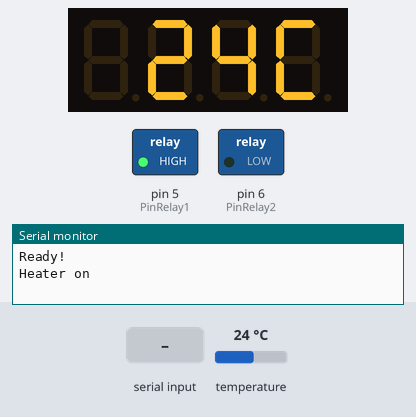
Simulated run of this sketch. Board: Arduino Uno, built with avr-gcc and run on an emulated ATmega328P. On the bench: 4-digit seven-segment display, switched loads named in the sketch (green lamp = pin HIGH), the last lines printed to the serial monitor. The test bench sets the inputs (shaded band); at power-on: temperature 24 °C. Pins used as bus, display or sensor lines are not drawn.

Above: at 2.6 s.
2.7 s: "5\n" received over Serial
At 6.8 s:
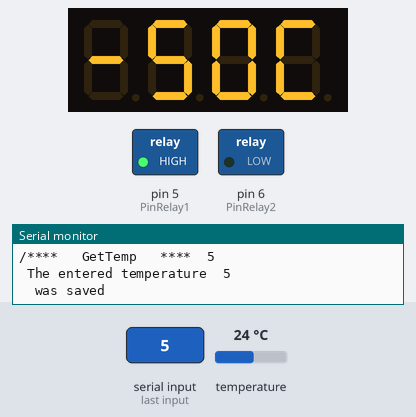
9.4 s: "90,45,200\n" received over Serial
At 12.3 s:
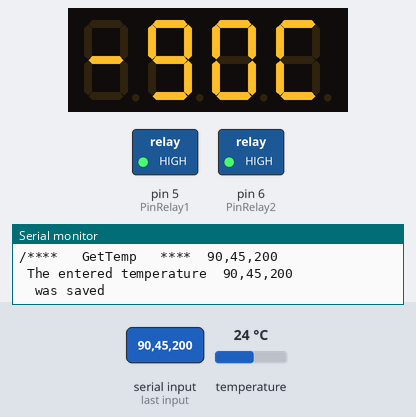
15.0 s: temperature set to 12 °C
At 16.9 s:
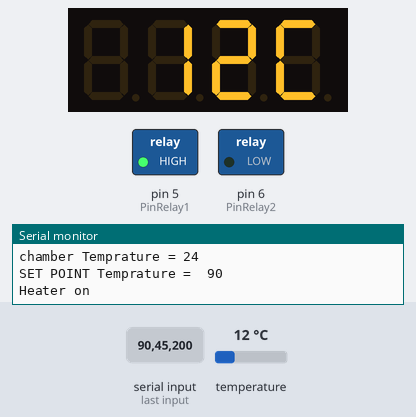
17.3 s: "30,150\n" received over Serial
At 19.7 s:
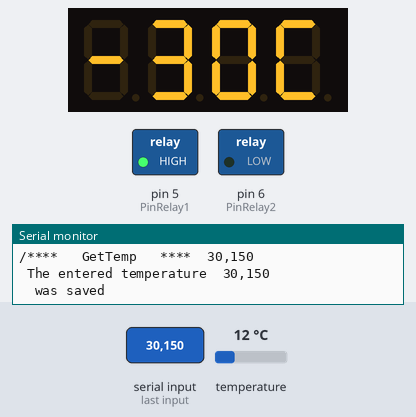
22.7 s: temperature set to 30.4 °C
25.0 s: temperature set to 31.4 °C
At 27.0 s:
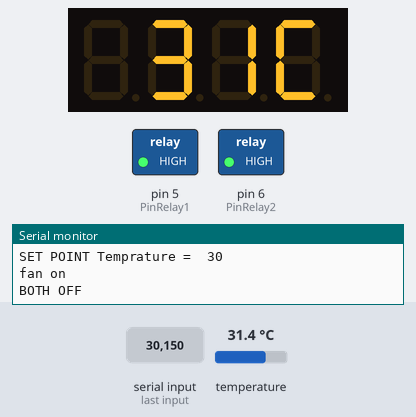
Timing chart, 0 to 32.3 s (numbered marks = the images above; inputs shaded):
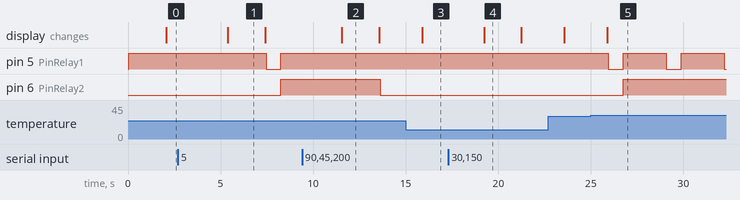

The sketch:

Temperatur-ctrl.ino
```cpp
/*
  Temperature control (keeping the temperature constant)

  With the help of a temperature sensor, a cooler (fan) and
  a heater (low-ampere filament lamp), we keep the temperature
  of the chamber constant, for example, the temperature of the
  chamber should be 25 degrees Celsius.
  If the temperature drops, the heater starts working to increase the temperature
  If the temperature rises, the cooling circuit turns on and the chamber temperature decreases.
  In this way, the temperature remains constant

  Designed and implemented by : Pezhvak


*/

//********************Temp Control Relay
int PinRelay1 = 5;
int PinRelay2 = 6;
//********************Display
int PinClkLcd = 2;
int PinDioLcd = 3;
#include <TM1637.h>
#define CLK PinClkLcd
#define DIO PinDioLcd
TM1637 Display1(CLK, DIO);
//********************Temp
int PinVccTemp = 8;
int PinDataTemp = 9;
int PinGndTemp = 10;
#include <OneWire.h>
#include <DallasTemperature.h>
#define ONE_WIRE_BUS PinDataTemp
OneWire oneWire(ONE_WIRE_BUS);
DallasTemperature Temp(&oneWire);
int8_t Digitos[] = {8, 8, 8, 8};
int8_t GDigitos[] = {8, 8, 8, 8};
int Temp_IN;
//********************Area Tempreture
int TempSettings = 25;
//********************Switch
// int PinSW = 12;
int TimeSW;
int TimeDisplay;
boolean Key;

void setup()
{
  Temp.begin();
  Serial.begin(9600);
  Display1.set(7);
  Display1.init();
  Display1.display(Digitos);
  Display1.point(POINT_OFF);
  // pinMode(PinSW, INPUT_PULLUP);
  pinMode(PinRelay1, OUTPUT);
  pinMode(PinRelay2, OUTPUT);
  pinMode(PinVccTemp, OUTPUT);
  pinMode(PinGndTemp, OUTPUT);
  digitalWrite(PinRelay1, HIGH);
  digitalWrite(PinRelay2, LOW);
  digitalWrite(PinVccTemp, HIGH);
  Temp.requestTemperatures();
  Serial.println("Ready!");
  delay(500);
}
void loop()
{
  Temp.requestTemperatures();
  Temp_IN = Temp.getTempCByIndex(0);
  int8_t Digit2 = Temp_IN % 10;
  int8_t Digit1 = (Temp_IN % 100) / 10;
  Digitos[3] = 12;
  Digitos[2] = Digit2;
  Digitos[1] = Digit1;
  Digitos[0] = 19;
  Display1.display(Digitos);
  //***************************get serial
  String GetTemp;
  if (Serial.available())
  {
    GetTemp = Serial.readString();
    TempSettings = GetTemp.toInt();
    Serial.print("/****   GetTemp   ****\  ");
    Serial.println(GetTemp);
    int8_t FDigit = GetTemp.substring(0, 1).toInt();
    int8_t SDigit = GetTemp.substring(1, 2).toInt();
    GDigitos[3] = 12;
    GDigitos[2] = SDigit;
    GDigitos[1] = FDigit;
    GDigitos[0] = 16;
    Display1.display(GDigitos);
    Serial.print(" The entered temperature  ");
    Serial.print(GetTemp);
    Serial.println("  was saved");
    delay(2000);
    Display1.display(Digitos);
  }
  delay(50);
  if (Temp_IN < (TempSettings - 0.2))
  {
    // delay(500);
    digitalWrite(PinRelay1, HIGH);
    Serial.println("Heater on");
    digitalWrite(PinRelay2, LOW);
  }
  if (Temp_IN > (TempSettings + 0.9))
  {
    do
    {
      digitalWrite(PinRelay1, LOW);
      delay(800);
      digitalWrite(PinRelay2, HIGH);
      Serial.println("fan on");

    } while (Temp_IN == (TempSettings));
    digitalWrite(PinRelay2, HIGH);
    digitalWrite(PinRelay1, HIGH);
    Serial.println("BOTH OFF");
  }
  delay(1500);
  Serial.println("    "); // add space
  Serial.print("chamber Temprature = ");
  Serial.println(Temp_IN);
  Serial.print("SET POINT Temprature =  ");
  Serial.println(TempSettings);
}
```

Measured:
- the behaviour switches between 30.9 and 31 °C on temperature (found by bisection; images 4 and 5)
- after the input at 2.7 s, pin 5 (PinRelay1): HIGH → LOW after 4.8 s, → HIGH 0.80 s later; pin 6 (PinRelay2): LOW → HIGH after 5.6 s; the display: changes after 2.7 s (image 1)
- after the input at 9.4 s, pin 5 (PinRelay1): stops changing and stays HIGH; pin 6 (PinRelay2): HIGH → LOW after 4.2 s; the display: changes after 2.2 s (image 2)
- after the input at 15.0 s, the display: changes after 0.89 s (image 3)
- after the input at 17.3 s, the display: changes after 1.9 s (image 4)
- after the input at 25.0 s, pin 5 (PinRelay1): alternates HIGH for 2.3 s and LOW for 0.80 s, starting after 0.94 s; pin 6 (PinRelay2): LOW → HIGH after 1.7 s; the display: changes after 0.89 s (image 5)
- what the display in image 1 shows lasts 2.0 s, from 5.4 s to 7.4 s
